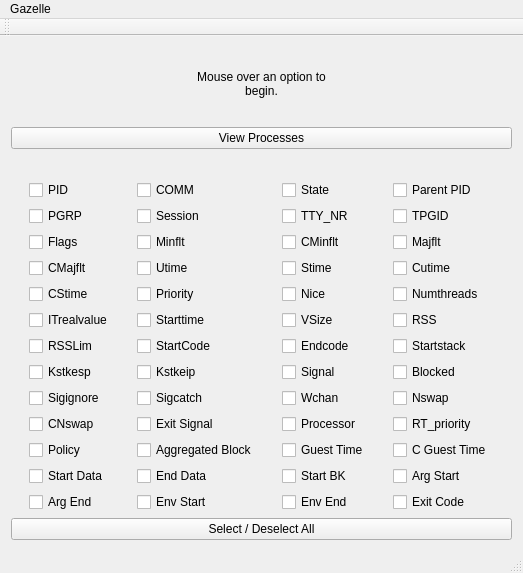
<?xml version="1.0" encoding="UTF-8"?>
<ui version="4.0">
 <class>MainWindow</class>
 <widget class="QMainWindow" name="MainWindow">
  <property name="geometry">
   <rect>
    <x>0</x>
    <y>0</y>
    <width>523</width>
    <height>573</height>
   </rect>
  </property>
  <property name="windowTitle">
   <string>MainWindow</string>
  </property>
  <widget class="QWidget" name="centralWidget">
   <layout class="QVBoxLayout" name="verticalLayout">
    <item>
     <layout class="QVBoxLayout" name="verticalLayout_2">
      <property name="bottomMargin">
       <number>25</number>
      </property>
      <item alignment="Qt::AlignHCenter">
       <widget class="QLabel" name="headerText">
        <property name="sizePolicy">
         <sizepolicy hsizetype="Maximum" vsizetype="Preferred">
          <horstretch>0</horstretch>
          <verstretch>0</verstretch>
         </sizepolicy>
        </property>
        <property name="minimumSize">
         <size>
          <width>0</width>
          <height>35</height>
         </size>
        </property>
        <property name="text">
         <string>Mouse over an option to begin.</string>
        </property>
        <property name="alignment">
         <set>Qt::AlignCenter</set>
        </property>
        <property name="wordWrap">
         <bool>true</bool>
        </property>
        <property name="margin">
         <number>9</number>
        </property>
       </widget>
      </item>
      <item>
       <widget class="QPushButton" name="viewProcessesButton">
        <property name="text">
         <string>View Processes</string>
        </property>
       </widget>
      </item>
     </layout>
    </item>
    <item>
     <layout class="QGridLayout" name="gridLayout_2">
      <item row="8" column="3">
       <widget class="QCheckBox" name="checkBox32">
        <property name="text">
         <string>Blocked</string>
        </property>
       </widget>
      </item>
      <item row="9" column="2">
       <widget class="QCheckBox" name="checkBox35">
        <property name="text">
         <string>Wchan</string>
        </property>
       </widget>
      </item>
      <item row="7" column="0">
       <widget class="QCheckBox" name="checkBox25">
        <property name="text">
         <string>RSSLim</string>
        </property>
       </widget>
      </item>
      <item row="7" column="2">
       <widget class="QCheckBox" name="checkBox27">
        <property name="text">
         <string>Endcode</string>
        </property>
       </widget>
      </item>
      <item row="10" column="0">
       <widget class="QCheckBox" name="checkBox37">
        <property name="text">
         <string>CNswap</string>
        </property>
       </widget>
      </item>
      <item row="13" column="1">
       <widget class="QCheckBox" name="checkBox50">
        <property name="sizePolicy">
         <sizepolicy hsizetype="Fixed" vsizetype="Fixed">
          <horstretch>0</horstretch>
          <verstretch>0</verstretch>
         </sizepolicy>
        </property>
        <property name="text">
         <string>Env Start</string>
        </property>
       </widget>
      </item>
      <item row="9" column="0">
       <widget class="QCheckBox" name="checkBox33">
        <property name="text">
         <string>Sigignore</string>
        </property>
       </widget>
      </item>
      <item row="1" column="3">
       <widget class="QCheckBox" name="checkBox8">
        <property name="text">
         <string>TPGID</string>
        </property>
       </widget>
      </item>
      <item row="6" column="3">
       <widget class="QCheckBox" name="checkBox24">
        <property name="text">
         <string>RSS</string>
        </property>
       </widget>
      </item>
      <item row="2" column="2">
       <widget class="QCheckBox" name="checkBox11">
        <property name="text">
         <string>CMinflt</string>
        </property>
       </widget>
      </item>
      <item row="6" column="1">
       <widget class="QCheckBox" name="checkBox22">
        <property name="text">
         <string>Starttime</string>
        </property>
       </widget>
      </item>
      <item row="4" column="3">
       <widget class="QCheckBox" name="checkBox20">
        <property name="text">
         <string>Numthreads</string>
        </property>
       </widget>
      </item>
      <item row="11" column="3">
       <widget class="QCheckBox" name="checkBox44">
        <property name="text">
         <string>C Guest Time</string>
        </property>
       </widget>
      </item>
      <item row="13" column="0">
       <widget class="QCheckBox" name="checkBox49">
        <property name="text">
         <string>Arg End</string>
        </property>
       </widget>
      </item>
      <item row="2" column="3">
       <widget class="QCheckBox" name="checkBox12">
        <property name="sizePolicy">
         <sizepolicy hsizetype="Fixed" vsizetype="Fixed">
          <horstretch>0</horstretch>
          <verstretch>0</verstretch>
         </sizepolicy>
        </property>
        <property name="text">
         <string>Majflt</string>
        </property>
       </widget>
      </item>
      <item row="11" column="2">
       <widget class="QCheckBox" name="checkBox43">
        <property name="text">
         <string>Guest Time</string>
        </property>
       </widget>
      </item>
      <item row="6" column="0">
       <widget class="QCheckBox" name="checkBox21">
        <property name="text">
         <string>ITrealvalue</string>
        </property>
       </widget>
      </item>
      <item row="8" column="0">
       <widget class="QCheckBox" name="checkBox29">
        <property name="text">
         <string>Kstkesp</string>
        </property>
       </widget>
      </item>
      <item row="10" column="3">
       <widget class="QCheckBox" name="checkBox40">
        <property name="text">
         <string>RT_priority</string>
        </property>
       </widget>
      </item>
      <item row="13" column="2">
       <widget class="QCheckBox" name="checkBox51">
        <property name="sizePolicy">
         <sizepolicy hsizetype="Fixed" vsizetype="Fixed">
          <horstretch>0</horstretch>
          <verstretch>0</verstretch>
         </sizepolicy>
        </property>
        <property name="text">
         <string>Env End</string>
        </property>
       </widget>
      </item>
      <item row="0" column="2">
       <widget class="QCheckBox" name="checkBox3">
        <property name="text">
         <string>State</string>
        </property>
       </widget>
      </item>
      <item row="4" column="2">
       <widget class="QCheckBox" name="checkBox19">
        <property name="text">
         <string>Nice</string>
        </property>
       </widget>
      </item>
      <item row="3" column="2">
       <widget class="QCheckBox" name="checkBox15">
        <property name="text">
         <string>Stime</string>
        </property>
       </widget>
      </item>
      <item row="2" column="1">
       <widget class="QCheckBox" name="checkBox10">
        <property name="text">
         <string>Minflt</string>
        </property>
       </widget>
      </item>
      <item row="8" column="1">
       <widget class="QCheckBox" name="checkBox30">
        <property name="text">
         <string>Kstkeip</string>
        </property>
       </widget>
      </item>
      <item row="10" column="2">
       <widget class="QCheckBox" name="checkBox39">
        <property name="text">
         <string>Processor</string>
        </property>
       </widget>
      </item>
      <item row="7" column="1">
       <widget class="QCheckBox" name="checkBox26">
        <property name="text">
         <string>StartCode</string>
        </property>
       </widget>
      </item>
      <item row="12" column="0">
       <widget class="QCheckBox" name="checkBox45">
        <property name="text">
         <string>Start Data</string>
        </property>
       </widget>
      </item>
      <item row="0" column="3">
       <widget class="QCheckBox" name="checkBox4">
        <property name="text">
         <string>Parent PID</string>
        </property>
       </widget>
      </item>
      <item row="10" column="1">
       <widget class="QCheckBox" name="checkBox38">
        <property name="text">
         <string>Exit Signal</string>
        </property>
       </widget>
      </item>
      <item row="6" column="2">
       <widget class="QCheckBox" name="checkBox23">
        <property name="text">
         <string>VSize</string>
        </property>
       </widget>
      </item>
      <item row="13" column="3">
       <widget class="QCheckBox" name="checkBox52">
        <property name="text">
         <string>Exit Code</string>
        </property>
       </widget>
      </item>
      <item row="1" column="1">
       <widget class="QCheckBox" name="checkBox6">
        <property name="text">
         <string>Session</string>
        </property>
       </widget>
      </item>
      <item row="0" column="0">
       <widget class="QCheckBox" name="checkBox1">
        <property name="text">
         <string>PID</string>
        </property>
       </widget>
      </item>
      <item row="0" column="1">
       <widget class="QCheckBox" name="checkBox2">
        <property name="sizePolicy">
         <sizepolicy hsizetype="Fixed" vsizetype="Fixed">
          <horstretch>0</horstretch>
          <verstretch>0</verstretch>
         </sizepolicy>
        </property>
        <property name="text">
         <string>COMM</string>
        </property>
       </widget>
      </item>
      <item row="8" column="2">
       <widget class="QCheckBox" name="checkBox31">
        <property name="text">
         <string>Signal</string>
        </property>
       </widget>
      </item>
      <item row="1" column="2">
       <widget class="QCheckBox" name="checkBox7">
        <property name="sizePolicy">
         <sizepolicy hsizetype="Fixed" vsizetype="Fixed">
          <horstretch>0</horstretch>
          <verstretch>0</verstretch>
         </sizepolicy>
        </property>
        <property name="text">
         <string>TTY_NR</string>
        </property>
       </widget>
      </item>
      <item row="1" column="0">
       <widget class="QCheckBox" name="checkBox5">
        <property name="text">
         <string>PGRP</string>
        </property>
       </widget>
      </item>
      <item row="12" column="1">
       <widget class="QCheckBox" name="checkBox46">
        <property name="text">
         <string>End Data</string>
        </property>
       </widget>
      </item>
      <item row="3" column="1">
       <widget class="QCheckBox" name="checkBox14">
        <property name="text">
         <string>Utime</string>
        </property>
       </widget>
      </item>
      <item row="11" column="0">
       <widget class="QCheckBox" name="checkBox41">
        <property name="text">
         <string>Policy</string>
        </property>
       </widget>
      </item>
      <item row="4" column="0">
       <widget class="QCheckBox" name="checkBox17">
        <property name="sizePolicy">
         <sizepolicy hsizetype="Fixed" vsizetype="Fixed">
          <horstretch>0</horstretch>
          <verstretch>0</verstretch>
         </sizepolicy>
        </property>
        <property name="text">
         <string>CStime</string>
        </property>
       </widget>
      </item>
      <item row="4" column="1">
       <widget class="QCheckBox" name="checkBox18">
        <property name="text">
         <string>Priority</string>
        </property>
       </widget>
      </item>
      <item row="9" column="1">
       <widget class="QCheckBox" name="checkBox34">
        <property name="text">
         <string>Sigcatch</string>
        </property>
       </widget>
      </item>
      <item row="12" column="2">
       <widget class="QCheckBox" name="checkBox47">
        <property name="text">
         <string>Start BK</string>
        </property>
       </widget>
      </item>
      <item row="11" column="1">
       <widget class="QCheckBox" name="checkBox42">
        <property name="text">
         <string>Aggregated Block</string>
        </property>
       </widget>
      </item>
      <item row="12" column="3">
       <widget class="QCheckBox" name="checkBox48">
        <property name="text">
         <string>Arg Start</string>
        </property>
       </widget>
      </item>
      <item row="3" column="0">
       <widget class="QCheckBox" name="checkBox13">
        <property name="text">
         <string>CMajflt</string>
        </property>
       </widget>
      </item>
      <item row="7" column="3">
       <widget class="QCheckBox" name="checkBox28">
        <property name="text">
         <string>Startstack</string>
        </property>
       </widget>
      </item>
      <item row="2" column="0">
       <widget class="QCheckBox" name="checkBox9">
        <property name="text">
         <string>Flags</string>
        </property>
       </widget>
      </item>
      <item row="9" column="3">
       <widget class="QCheckBox" name="checkBox36">
        <property name="text">
         <string>Nswap</string>
        </property>
       </widget>
      </item>
      <item row="3" column="3">
       <widget class="QCheckBox" name="checkBox16">
        <property name="text">
         <string>Cutime</string>
        </property>
       </widget>
      </item>
     </layout>
    </item>
    <item>
     <layout class="QVBoxLayout" name="verticalLayout_3">
      <item>
       <widget class="QPushButton" name="selectDeselectAll">
        <property name="text">
         <string>Select / Deselect All</string>
        </property>
       </widget>
      </item>
     </layout>
    </item>
   </layout>
  </widget>
  <widget class="QToolBar" name="mainToolBar">
   <attribute name="toolBarArea">
    <enum>TopToolBarArea</enum>
   </attribute>
   <attribute name="toolBarBreak">
    <bool>false</bool>
   </attribute>
  </widget>
  <widget class="QStatusBar" name="statusBar"/>
  <widget class="QMenuBar" name="menuBar">
   <property name="geometry">
    <rect>
     <x>0</x>
     <y>0</y>
     <width>523</width>
     <height>25</height>
    </rect>
   </property>
   <widget class="QMenu" name="menuGazelle">
    <property name="title">
     <string>Gazelle</string>
    </property>
   </widget>
   <addaction name="menuGazelle"/>
  </widget>
 </widget>
 <layoutdefault spacing="6" margin="11"/>
 <resources/>
 <connections/>
</ui>
